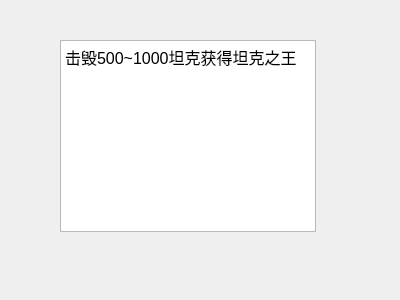
<?xml version="1.0" encoding="UTF-8"?>
<ui version="4.0">
 <class>number_4</class>
 <widget class="QWidget" name="number_4">
  <property name="geometry">
   <rect>
    <x>0</x>
    <y>0</y>
    <width>400</width>
    <height>300</height>
   </rect>
  </property>
  <property name="windowTitle">
   <string>Form</string>
  </property>
  <widget class="QTextBrowser" name="textBrowser">
   <property name="geometry">
    <rect>
     <x>60</x>
     <y>40</y>
     <width>256</width>
     <height>192</height>
    </rect>
   </property>
   <property name="html">
    <string>&lt;!DOCTYPE HTML PUBLIC &quot;-//W3C//DTD HTML 4.0//EN&quot; &quot;http://www.w3.org/TR/REC-html40/strict.dtd&quot;&gt;
&lt;html&gt;&lt;head&gt;&lt;meta name=&quot;qrichtext&quot; content=&quot;1&quot; /&gt;&lt;style type=&quot;text/css&quot;&gt;
p, li { white-space: pre-wrap; }
&lt;/style&gt;&lt;/head&gt;&lt;body style=&quot; font-family:'SimSun'; font-size:9pt; font-weight:400; font-style:normal;&quot;&gt;
&lt;p style=&quot; margin-top:12px; margin-bottom:12px; margin-left:0px; margin-right:0px; -qt-block-indent:0; text-indent:0px;&quot;&gt;&lt;span style=&quot; font-family:'宋体'; font-size:12pt;&quot;&gt;击毁500~1000坦克获得坦克之王&lt;/span&gt;&lt;span style=&quot; font-family:'Calibri'; font-size:12pt;&quot;&gt;&lt;br /&gt;&lt;/span&gt;&lt;/p&gt;&lt;/body&gt;&lt;/html&gt;</string>
   </property>
  </widget>
 </widget>
 <resources/>
 <connections/>
</ui>
